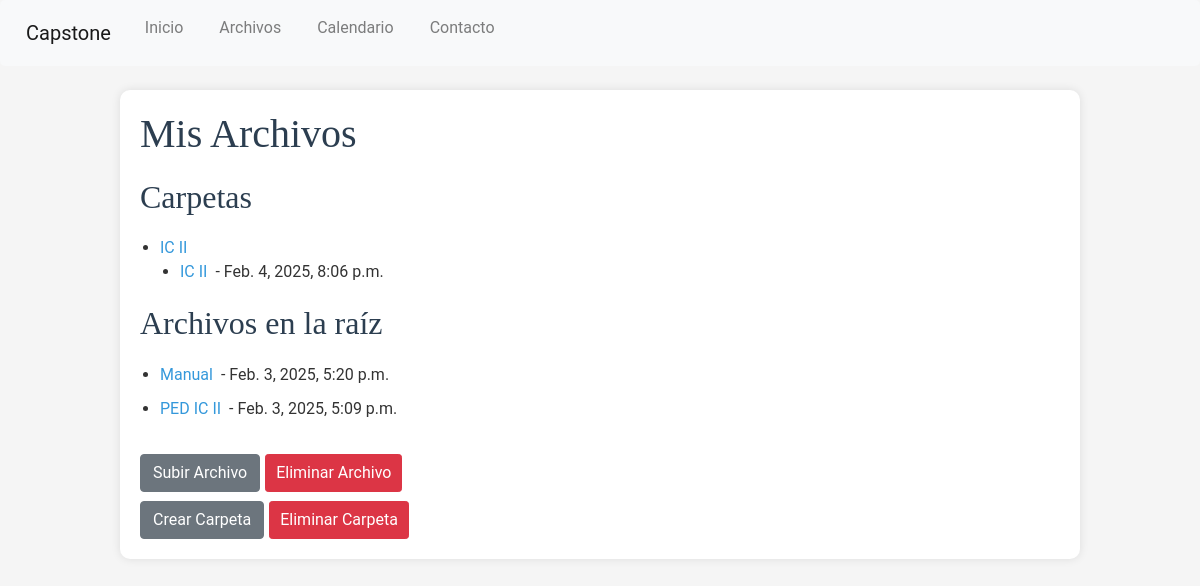
/files/ (signed in), run on an earlier commit of the app's database.
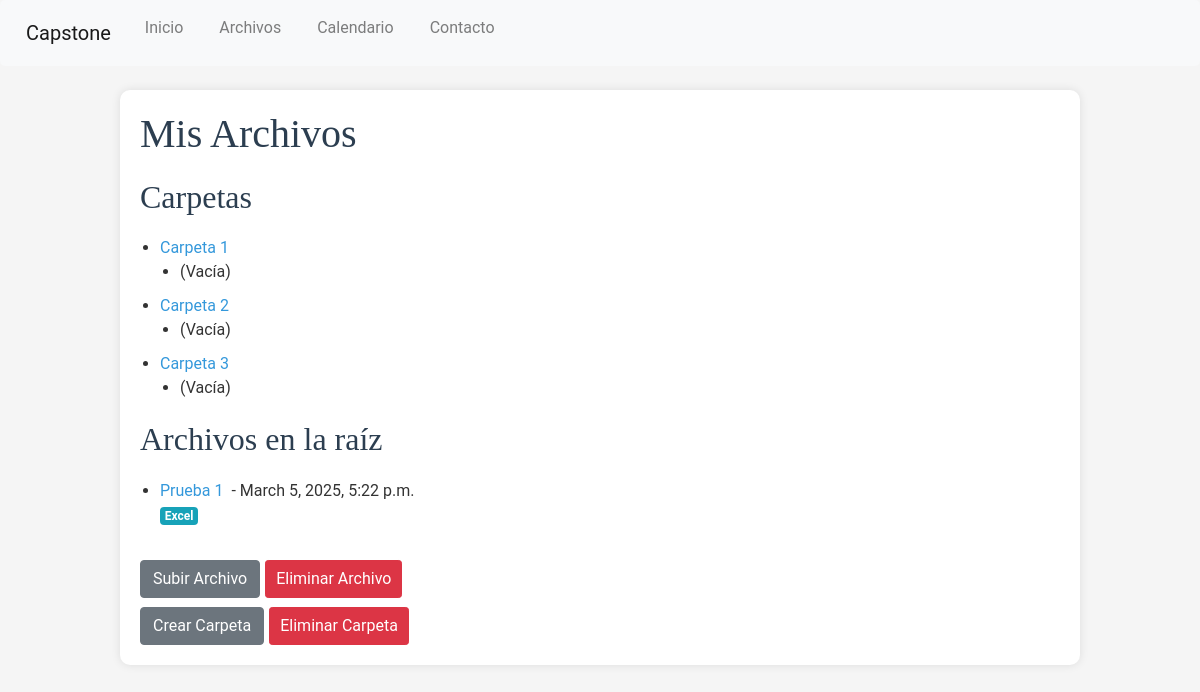
And on a later commit of the database.
### Capstone/models.py (models this page shows, shortened)
class Folder(models.Model):
    name = models.CharField(max_length=255)
    user = models.ForeignKey(User, on_delete=models.CASCADE)
    parent = models.ForeignKey('self', on_delete=models.CASCADE, null=True, blank=True, related_name='subfolders')

class File(models.Model):
    name = models.CharField(max_length=75)
    file = models.FileField(upload_to=directorio_usuario)
    user = models.ForeignKey(User, on_delete=models.CASCADE, null=True, blank=True)
    folder = models.ForeignKey(Folder, on_delete=models.CASCADE, null=True, blank=True)
    tags = models.CharField(max_length=255, blank=True)
    date= models.DateTimeField(auto_now_add=True)

### Capstone/views.py (the view)
# urls.py: path('files/', views.files, name='files'),
@login_required
def files(request):
    folders = Folder.objects.filter(user=request.user, parent__isnull=True)
    subfolders = Folder.objects.filter(user=request.user, parent__isnull=False)
    user_files = File.objects.filter(
        user=request.user, folder__isnull=True).order_by("-date")
    folder_files = {folder.id: File.objects.filter(folder=folder) for folder in Folder.objects.filter(user=request.user)}
    return render(request, "Capstone/files.html", {
        "folders": folders,
        "user_files": user_files,
        "folder_files": folder_files,
        "subfolders": subfolders
    })

### Capstone/templatetags/custom_filters.py (called while the page is built)
@register.filter
def get_item(dictionary, key):
    return dictionary.get(key, [])

### Capstone/templates/Capstone/files.html (shortened to what this page needs)
{% extends "Capstone/layout.html" %}
{% load custom_filters %}
{% block body %}
<div class="container mt-4">
  <h1>Mis Archivos</h1>
  <h2>Carpetas</h2>
  <ul>
    {% for folder in folders %}
    <li class="folder" ondrop="drop(event)" ondragover="allowDrop(event)" data-folder-id="{{ folder.id }}">
      <div class="folder-container">
        <a href="{% url 'folder_files' folder.id %}">{{ folder.name }}</a>
      </div>
      <ul>
        {% for file in folder_files|get_item:folder.id %}
        <li class="file" draggable="true" ondragstart="drag(event)" data-file-id="{{ file.id }}">
          <div class="file-container">
            <a href="{{ file.file.url }}">{{ file.name }}</a> - {{ file.date }}
          </div>
        </li>
        {% empty %}
        <li class="empty-message">(Vacía)</li>
        {% endfor %}
      </ul>
    </li>
    {% empty %}
    <li>
      <p>No hay carpetas</p>
    </li>
    {% endfor %}
  </ul>
  <h2>Archivos en la raíz</h2>
  <ul id="root-folder" ondrop="drop(event)" ondragover="allowDrop(event)">
    {% for file in user_files %}
    <li class="file" draggable="true" ondragstart="drag(event)" data-file-id="{{ file.id }}">
      <div class="file-container">
        <a href="{{ file.file.url }}">{{ file.name }}</a> - {{ file.date }}
      </div>
      {% if file.tags %}
      <span class="badge badge-info">{{ file.tags }}</span>
      {% endif %}
    </li>
    {% empty %}
    <li class="empty-message">No hay archivos en la raiz</li>
    {% endfor %}
  </ul>
  <div class="d-flex flex-column">
    <div class="d-flex justify-content-start mt-2">
      <a class="btn btn-secondary" href="{% url 'file-upload' %}">Subir Archivo</a>
      <button class="btn btn-danger btn-sm" onclick="toggleFileCheckboxes()">Eliminar Archivo</button>
    </div>
    <div class="d-flex justify-content-start mt-1">
      <a class="btn btn-secondary" href="{% url 'create_folder' %}">Crear Carpeta</a>
      <button class="btn btn-danger btn-sm" onclick="toggleFolderCheckboxes()">Eliminar Carpeta</button>
    </div>
  </div>
</div>
{% endblock %}

What changed in the data, as far as the page shows it:
removed Folder: name "IC II"
removed File: name "IC II", date "Feb. 4, 2025, 8:06 p.m."
removed File: name "Manual", date "Feb. 3, 2025, 5:20 p.m.", shown under "Archivos en la raíz"
removed File: name "PED IC II", date "Feb. 3, 2025, 5:09 p.m.", shown under "Archivos en la raíz"
added Folder: name "Carpeta 1"
added Folder: name "Carpeta 2"
added Folder: name "Carpeta 3"
added File: name "Prueba 1", date "March 5, 2025, 5:22 p.m.", tags "Excel", shown under "Archivos en la raíz"
